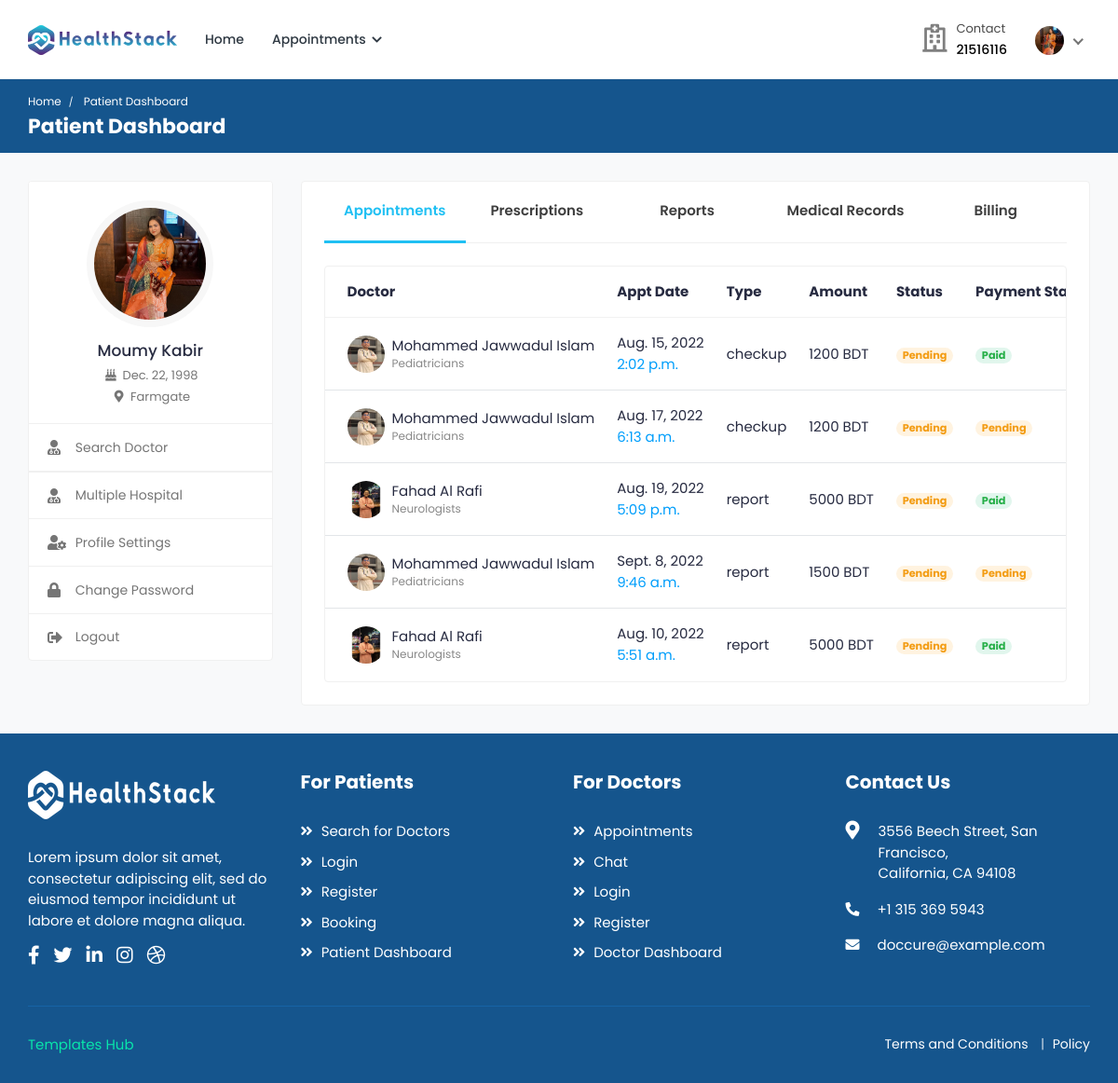
Before: /patient-dashboard/4/ with the older database file.
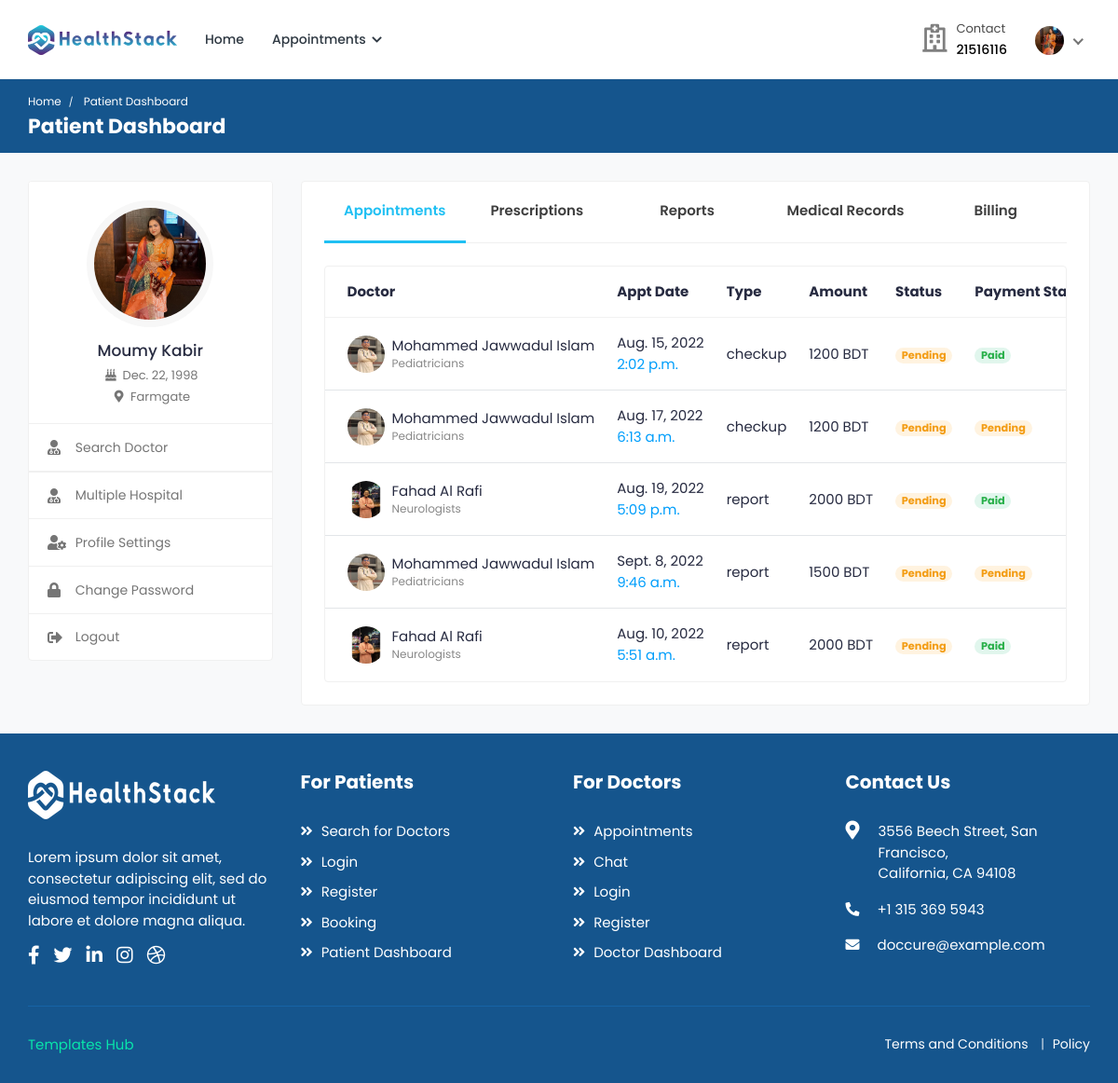
After: the same page with the newer database file.
### doctor/models.py (models this page shows, shortened)
class Appointment(models.Model):
    APPOINTMENT_TYPE = (
        ('report', 'report'),
        ('checkup', 'checkup'),
    )
    APPOINTMENT_STATUS = (
        ('pending', 'pending'),
        ('confirmed', 'confirmed'),
        ('cancelled', 'cancelled'),
    )
    id = models.AutoField(primary_key=True)
    date = models.DateField(null=True, blank=True)
    time = models.TimeField(null=True, blank=True)
    doctor = models.ForeignKey(
        Doctor_Information, on_delete=models.CASCADE, null=True, blank=True)
    patient = models.ForeignKey(
        Patient, on_delete=models.CASCADE, null=True, blank=True)
    appointment_type = models.CharField(
        max_length=200, choices=APPOINTMENT_TYPE)
    appointment_status = models.CharField(
        max_length=200, choices=APPOINTMENT_STATUS)
    serial_number = models.CharField(max_length=200, null=True, blank=True)
    payment_status = models.CharField(
        max_length=200, null=True, blank=True, default='pending')
    transaction_id = models.CharField(max_length=255, null=True, blank=True)

class Doctor_Information(models.Model):
    DOCTOR_TYPE = (
        ('Cardiologists', 'Cardiologists'),
        ('Neurologists', 'Neurologists'),
        ('Pediatricians', 'Pediatricians'),
        ('Physiatrists', 'Physiatrists'),
        ('Dermatologists', 'Dermatologists'),
    )
    doctor_id = models.AutoField(primary_key=True)
    user = models.OneToOneField(
        User, on_delete=models.CASCADE, null=True, blank=True, related_name='profile')
    name = models.CharField(max_length=200, null=True, blank=True)
    username = models.CharField(max_length=200, null=True, blank=True)
    degree = models.CharField(max_length=200, null=True, blank=True)
    department = models.CharField(
        max_length=200, choices=DOCTOR_TYPE, null=True, blank=True)
    featured_image = models.ImageField(
        upload_to='doctors/', default='doctors/user-default.png', null=True, blank=True)
    email = models.EmailField(max_length=200, null=True, blank=True)
    phone_number = models.IntegerField(null=True, blank=True)
    visiting_hour = models.CharField(max_length=200, null=True, blank=True)
    consultation_fee = models.IntegerField(null=True, blank=True)
    report_fee = models.IntegerField(null=True, blank=True)
    dob = models.DateField(null=True, blank=True)
    hospital_name = models.ForeignKey(
        Hospital_Information, on_delete=models.CASCADE, null=True, blank=True)

### hospital/views.py (the view)
def patient_dashboard(request, pk):
    patient = Patient.objects.get(user_id=pk)
    appointments = Appointment.objects.filter(patient=patient)
    payments = Payment.objects.filter(patient=patient).filter(appointment__in=appointments).filter(payment_type='appointment')
    context = {'patient': patient, 'appointments': appointments, 'payments': payments}
    return render(request, 'patient-dashboard.html', context)

### templates/patient-dashboard.html (shortened to what the changed rows need)
{% load static %}
<!DOCTYPE html>
<html lang="en">
  <head>
    <link
      rel="stylesheet"
      href="{% static 'HealthStack-System/css/Normal/bootstrap.min.css' %}"
    />
    <link
      rel="stylesheet"
      href="{% static 'HealthStack-System/plugins/Normal/fontawesome/css/fontawesome.min.css' %}"
    />
    <link
      rel="stylesheet"
      href="{% static 'HealthStack-System/plugins/Normal/fontawesome/css/all.min.css' %}"
    />
    <link
      rel="stylesheet"
      href="{% static 'HealthStack-System/css/Normal/style.css' %}"
    />
  </head>
  <body>
    <div class="main-wrapper">
      <div class="breadcrumb-bar">
        <div class="container-fluid">
          <div class="row align-items-center">
            <div class="col-md-12 col-12">
              <h2 class="breadcrumb-title">Patient Dashboard</h2>
            </div>
          </div>
        </div>
      </div>
      <div class="content">
        <div class="container-fluid">
          <div class="row">
            <div class="col-md-7 col-lg-8 col-xl-9">
              <div class="card">
                <div class="card-body pt-0">
                  <div class="tab-content pt-0">
                    <div
                      id="pat_appointments"
                      class="tab-pane fade show active"
                    >
                      <div class="card card-table mb-0">
                        <div class="card-body">
                          <div class="table-responsive">
                            <table class="table table-hover table-center mb-0">
                              <thead>
                                <tr>
                                  <th>Doctor</th>
                                  <th>Appt Date</th>
                                  <th>Type</th>
                                  <th>Amount</th>
                                  <th>Status</th>
                                  <th>Payment Status</th>
                                </tr>
                              </thead>
                              <tbody>
                                {% for appointment in appointments %}
                                <tr>
                                  <td>
                                    <h2 class="table-avatar">
                                      <a
                                        href="doctor-profile.html"
                                        class="avatar avatar-sm mr-2"
                                      >
                                        <img
                                          class="avatar-img rounded-circle"
                                          src="{{ appointment.doctor.featured_image.url }}"
                                          alt="User Image"
                                        />
                                      </a>
                                      <a href="doctor-profile.html"
                                        >{{ appointment.doctor.name }}
                                        <span
                                          >{{appointment.doctor.department}}</span
                                        ></a
                                      >
                                    </h2>
                                  </td>
                                  <td>
                                    {{appointment.date}}
                                    <span class="d-block text-info"
                                      >{{appointment.time}}</span
                                    >
                                  </td>
                                  <td>{{appointment.appointment_type}}</td>
                                  {% if appointment.appointment_type == 'checkup' %}
                                  <td>{{appointment.doctor.consultation_fee}} BDT</td>
                                  {% else %}
                                  <td>{{appointment.doctor.report_fee}} BDT</td>
                                  {% endif %}
                                  <td>
                                    {% if appointment.appointment_status == 'pending' %}
                                    <span class="badge badge-pill bg-warning-light">Pending</span>
                                    {% endif %}
                                  </td>
                                  <td>
                                    {% if appointment.payment_status == 'VALID' %}
                                    <span class="badge badge-pill bg-success-light">Paid</span>
                                    {% endif %}
                                  </td>
                                </tr>
                                {% endfor %}
                              </tbody>
                            </table>
                          </div>
                        </div>
                      </div>
                    </div>
                  </div>
                </div>
              </div>
            </div>
          </div>
        </div>
      </div>
      <footer class="footer">
        <div class="footer-top">
          <div class="container-fluid">
            <div class="row">
              <div class="col-lg-3 col-md-6">
                <div class="footer-widget footer-menu">
                  <h2 class="footer-title">For Patients</h2>
                </div>
              </div>
              <div class="col-lg-3 col-md-6">
                <div class="footer-widget footer-menu">
                  <h2 class="footer-title">For Doctors</h2>
                </div>
              </div>
              <div class="col-lg-3 col-md-6">
                <div class="footer-widget footer-contact">
                  <h2 class="footer-title">Contact Us</h2>
                </div>
              </div>
            </div>
          </div>
        </div>
      </footer>
    </div>
  </body>
</html>

Changed rows visible on the page:
changed through a linked row, Appointment "Aug. 19, 2022": doctor.report_fee "5000" → "2000"
changed through a linked row, Appointment "Aug. 10, 2022": doctor.report_fee "5000" → "2000"
